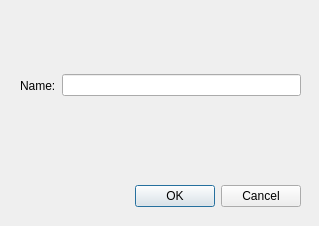
<?xml version="1.0" encoding="UTF-8"?>
<ui version="4.0">
 <class>New_playlist</class>
 <widget class="QDialog" name="New_playlist">
  <property name="geometry">
   <rect>
    <x>0</x>
    <y>0</y>
    <width>319</width>
    <height>226</height>
   </rect>
  </property>
  <property name="windowTitle">
   <string>New playlist</string>
  </property>
  <widget class="QDialogButtonBox" name="buttonBox">
   <property name="geometry">
    <rect>
     <x>130</x>
     <y>180</y>
     <width>171</width>
     <height>32</height>
    </rect>
   </property>
   <property name="orientation">
    <enum>Qt::Orientation::Horizontal</enum>
   </property>
   <property name="standardButtons">
    <set>QDialogButtonBox::StandardButton::Cancel|QDialogButtonBox::StandardButton::Ok</set>
   </property>
  </widget>
  <widget class="QWidget" name="horizontalLayoutWidget_2">
   <property name="geometry">
    <rect>
     <x>20</x>
     <y>40</y>
     <width>281</width>
     <height>91</height>
    </rect>
   </property>
   <layout class="QHBoxLayout" name="horizontalLayout_2">
    <item>
     <widget class="QLabel" name="label">
      <property name="text">
       <string>Name:</string>
      </property>
     </widget>
    </item>
    <item>
     <widget class="QLineEdit" name="lineEdit"/>
    </item>
   </layout>
  </widget>
 </widget>
 <resources/>
 <connections>
  <connection>
   <sender>buttonBox</sender>
   <signal>accepted()</signal>
   <receiver>New_playlist</receiver>
   <slot>accept()</slot>
   <hints>
    <hint type="sourcelabel">
     <x>248</x>
     <y>254</y>
    </hint>
    <hint type="destinationlabel">
     <x>157</x>
     <y>274</y>
    </hint>
   </hints>
  </connection>
  <connection>
   <sender>buttonBox</sender>
   <signal>rejected()</signal>
   <receiver>New_playlist</receiver>
   <slot>reject()</slot>
   <hints>
    <hint type="sourcelabel">
     <x>316</x>
     <y>260</y>
    </hint>
    <hint type="destinationlabel">
     <x>286</x>
     <y>274</y>
    </hint>
   </hints>
  </connection>
 </connections>
</ui>
